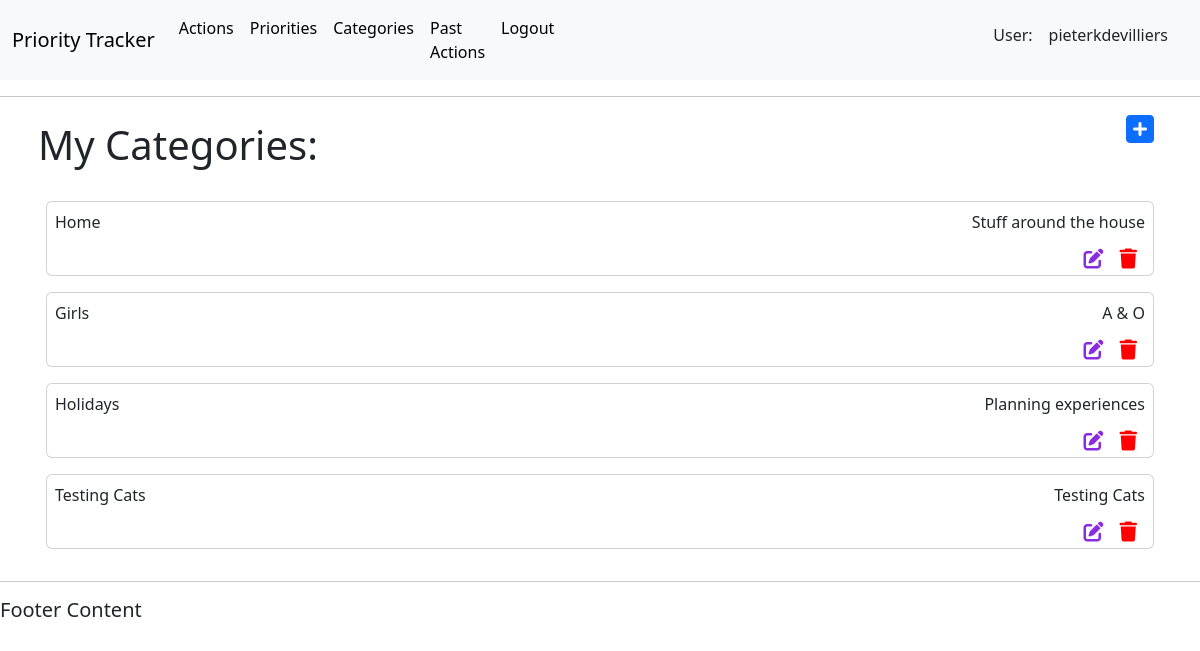
The app's page /categories/ (signed in), older data.
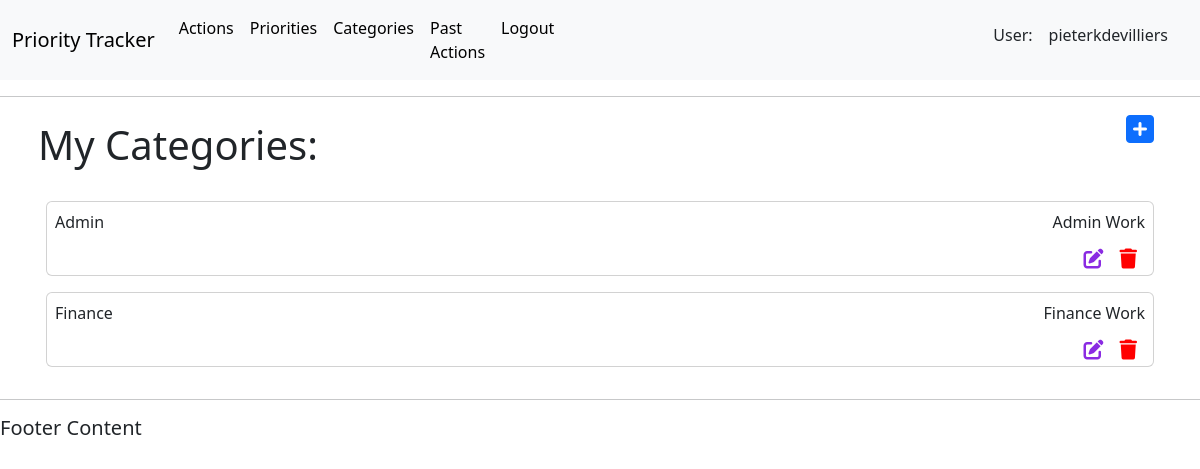
The same page, newer data.
### actions/models.py (models this page shows, shortened)
class Category(models.Model):
    title = models.CharField(max_length=50, null=False, blank=False)
    description = models.CharField(max_length=150)
    user = models.ForeignKey(
        settings.AUTH_USER_MODEL, on_delete=models.CASCADE, related_name="categories", null=True)

### actions/views.py (the view)
# urls.py: path('categories/', views.get_categories_list, name='get_categories_list'),
@login_required(login_url='login')
def get_categories_list(request):
    current_user = request.user
    user_id = current_user.id
    username = current_user.username
    categories = Category.objects.filter(user=current_user)
    context = {
        "username": username,
        "user_id": user_id,
        "categories": categories
    }
    return render(request, 'actions/categories_list.html', context)

### actions/templates/actions/categories_list.html (shortened to what this page needs)
{% extends 'actions/main.html' %}
{% block content %}
<body>
    <div class="container d-flex p-2 justify-content-between flex-row bd-highlight">
        <h1>My Categories:</h1>
        <a title="Add Category" class="fa-solid fa-2xl p-2 fa-square-plus" role="button" href="/add-category/"></a>
    </div>
    <div class="container d-flex p-2 flex-column bd-highlight">
    {% for category in user.categories.all %}
    <div class="d-flex p-2 flex-column bd-highlight">
        <div class="p-2 card bd-highlight">
            <div class="d-flex justify-content-between flex-row bd-highlight">
                <p class="bd-highlight">{{ category.title }}</p>
                <p class="bd-highlight">{{ category.description }}</p>
            </div>
            <div class="icon-outer-container">
                <div class="icon-container d-flex justify-content-end">
                    <div class="d-flex justify-content-end col-12">
                        <a title="Update Category" class="fa-solid fa-lg p-2 fa-pen-to-square" role="button" href="{% url 'update_category' category.id %}"></a>
                        <a title="Delete Category" class="fa-solid fa-lg p-2 fa-trash" role="button" href="{% url 'delete_category' category.id %}"></a>
                    </div>
                </div>
            </div>
        </div>
    </div>
        {% endfor %}
    </div>
</body>
{% endblock %}

Row changes from the older to the newer data that the page shows:
removed Category: title "Home", description "Stuff around the house"
removed Category: title "Girls", description "A & O"
removed Category: title "Holidays", description "Planning experiences"
removed Category: title "Testing Cats", description "Testing Cats"
added Category: title "Admin", description "Admin Work"
added Category: title "Finance", description "Finance Work"
